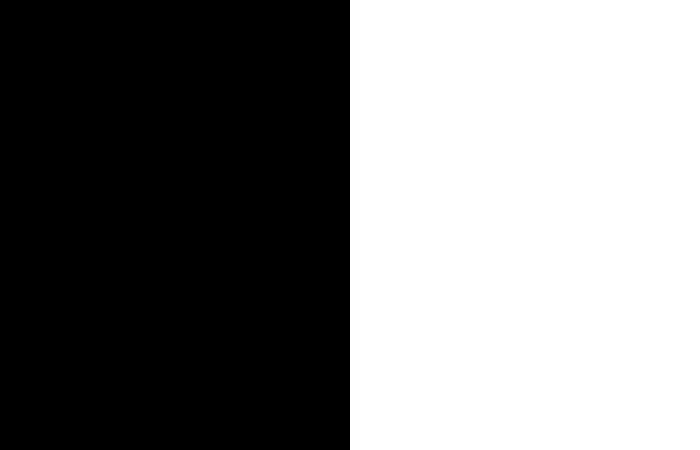
Frame 1 (no input)
Frame 60 (the mouse pressed at the canvas centre just before this capture): identical to frame 1, image omitted
Frame 120 (the mouse held since frame 60 and released just before this capture): identical to frame 1, image omitted

The Processing sketch that drew this single still picture (run headless with seeded random() and noise(); from frame 60 on, the mouse is pressed at the canvas centre):

// Processing sketch: input3
// ── input3.pde
void setup() {
  size(700, 450);

  noStroke();
  strokeWeight(4);
  fill(0, 0, 0);
  rect(0, 0, width/2, height);
  fill(255, 255, 255);
  rect(width/2, 0, width/2, height);
}


void draw() {
}

void mousePressed() {

  println(mouseX);
  noFill();

  if ( mouseX > width/2) {
    stroke(0, 0, 0);
  } else {
    stroke(255, 255, 255);
  }

  ellipse(mouseX, mouseY, 70, 70);
  line(mouseX-35, mouseY, mouseX+35, mouseY);
  line(mouseX, mouseY+35, mouseX, mouseY-35);
  ellipse(mouseX-35, mouseY, 40, 40);
  ellipse(mouseX+35, mouseY, 40, 40);
}
